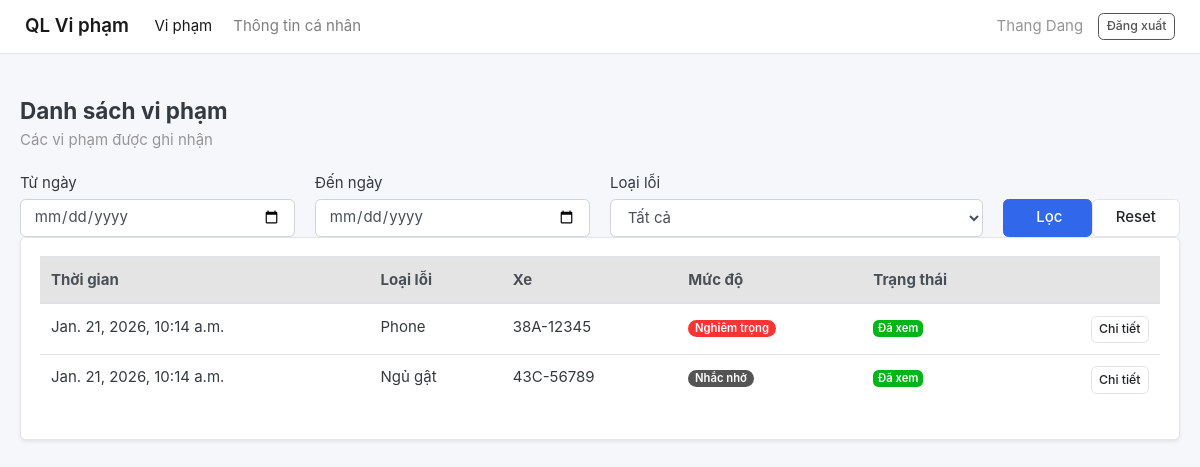
/violations/list/ (signed in), run on an earlier commit of the app's database.
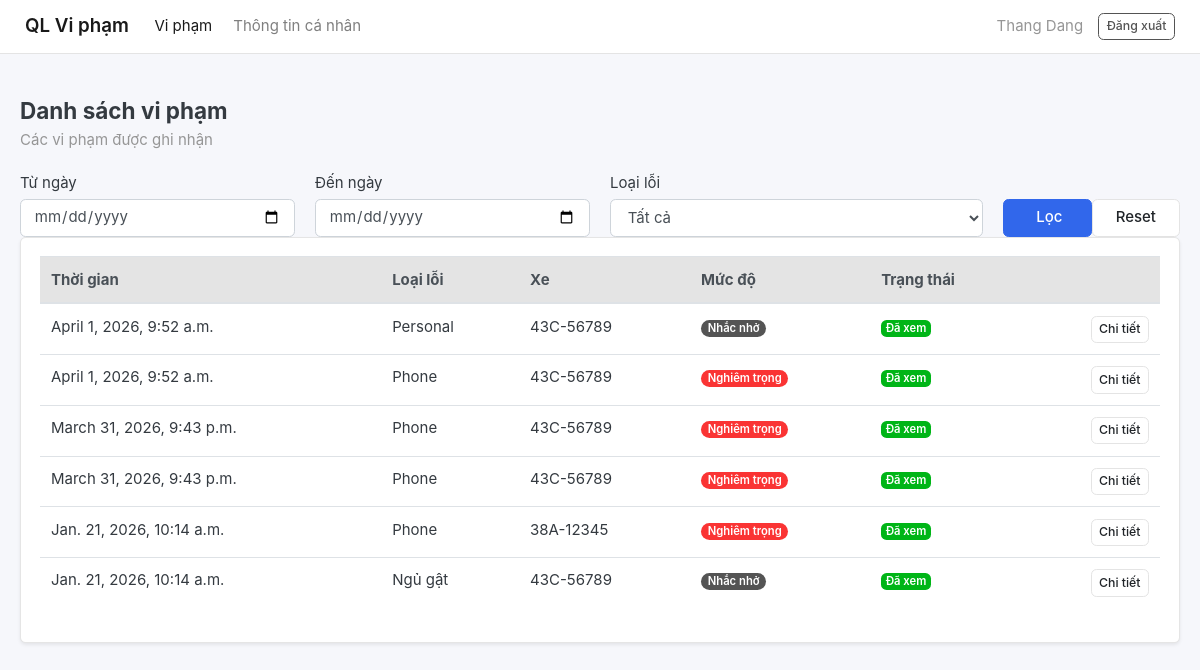
And on a later commit of the database.
### violations/models.py (models this page shows, shortened)
class Violation(models.Model):
    category = models.ForeignKey(Category, on_delete=models.CASCADE)
    reporter = models.ForeignKey(Account, on_delete=models.CASCADE)
    vehicle = models.ForeignKey(Vehicle, on_delete=models.CASCADE)
    title = models.CharField(max_length=200, default ="Violation Report")
    description = models.TextField()
    reported_at = models.DateTimeField(auto_now_add=True)
    image = models.ImageField(upload_to='violations/', null=True, blank=True)
    viewed = models.BooleanField(default=False)
    class Meta:
        verbose_name = "Violation"
        verbose_name_plural = "Violations"
        ordering = ['-reported_at']

### categories/models.py (models this page shows, shortened)
class Category(models.Model):
    name = models.CharField(max_length=100)
    description = models.TextField(blank=True, null=True)
    severality_level = models.IntegerField(default=1)
    is_active = models.BooleanField(default=True)
    created_at = models.DateTimeField(auto_now_add=True)
    class Meta:
        verbose_name = "Category"
        verbose_name_plural = "Categories"
        ordering = ['name']

### vehicles/models.py (models this page shows, shortened)
class Vehicle(models.Model):
    license_plate = models.CharField(max_length=20, unique=True)
    model = models.CharField(max_length=100)
    registration_date = models.DateField()

### violations/views.py (the view)
# urls.py: path('list/', views.violation_list, name='violation_list'),
@login_required
def violation_list(request):
    qs = Violation.objects.filter(reporter=request.user).select_related(
        "category", "vehicle", "reporter"
    ).order_by("-reported_at")
    from_date_str = request.GET.get("from_date", "").strip()
    to_date_str = request.GET.get("to_date", "").strip()
    selected_category = request.GET.get("category", "").strip()
    from_date = parse_date(from_date_str) if from_date_str else None
    to_date = parse_date(to_date_str) if to_date_str else None
    if from_date:
        qs = qs.filter(reported_at__date__gte=from_date)
    if to_date:
        qs = qs.filter(reported_at__date__lte=to_date)
    if selected_category:
        qs = qs.filter(category_id=selected_category)
    context = {
        "violations": qs,
        "links": Category.objects.all().order_by("name"),  # danh sách category cho dropdown
        "from_date": from_date_str,
        "to_date": to_date_str,
        "selected_category": selected_category,
    }
    return render(request, "violation_list.html", context)

### accounts/models.py (called while the page is built)
    def get_full_name(self):
        return f"{self.first_name} {self.last_name}"

### categories/context_processors.py (called while the page is built)
def menu_links(request):
    links = Category.objects.all()
    return dict(links=links)

### templates/violation_list.html (shortened to what this page needs)
{% extends "base.html" %} {% block content %}
<div class="container">
  <div class="page-header d-flex justify-content-between align-items-center">
    <div>
      <h4 class="mb-1">Danh sách vi phạm</h4>
      <div class="text-muted">Các vi phạm được ghi nhận</div>
    </div>
  </div>
  <form method="get" class="row g-3 align-items-end">
  <div class="col-md-3">
    <label class="form-label">Từ ngày</label>
    <input type="date" class="form-control" name="from_date" value="{{ from_date|default:'' }}">
  </div>
  <div class="col-md-3">
    <label class="form-label">Đến ngày</label>
    <input type="date" class="form-control" name="to_date" value="{{ to_date|default:'' }}">
  </div>
  <div class="col-md-4">
    <label class="form-label">Loại lỗi</label>
    <select class="form-control" name="category">
      <option value="">Tất cả</option>
    </select>
  </div>
  <div class="col-md-2 d-flex gap-2">
    <button class="btn btn-primary w-100" type="submit">
       Lọc
    </button>
    <a class="btn btn-light w-100" href="{% url 'violation_list' %}">
      Reset
    </a>
  </div>
</form>
  <div class="card shadow-sm">
    <div class="card-body">
      <table class="table table-hover">
        <thead class="thead-light">
          <tr>
            <th>Thời gian</th>
            <th>Loại lỗi</th>
            <th>Xe</th>
            <th>Mức độ</th>
            <th>Trạng thái</th>
            <th></th>
          </tr>
        </thead>
        <tbody>
          {% for violation in violations %}
          <tr>
            <td>{{ violation.reported_at }}</td>
            <td>{{violation.category.name}}</td>
            <td>{{ violation.vehicle.license_plate }}</td>
            <td>
              <span
                class="badge badge-pill {% if violation.category.severality_level == 2 %} badge-danger {% else %} badge-secondary {% endif %}"
              >
                {% if violation.category.severality_level == 2 %} Nghiêm trọng
                {% else %} Nhắc nhở {% endif %}
              </span>
            </td>
            <td>
              {% if violation.viewed %}
              <span class="badge badge-success">Đã xem</span>
              {% else %}
              <span class="badge badge-light border">Chưa xem</span>
              {% endif %}
            <td class="text-right">
              <a class="btn btn-light btn-sm" href="{% url 'violation_detail' violation.id %}">
  Chi tiết
</a>
            </td>
          </tr>
          {% endfor %}
        </tbody>
      </table>
    </div>
  </div>
</div>
{% endblock %}

What changed in the data, as far as the page shows it:
added Violation: reported_at "April 1, 2026, 9:52 a.m.", category.name "Personal", vehicle.license_plate "43C-56789", shows "Nhắc nhở", viewed "Đã xem"
added Violation: reported_at "April 1, 2026, 9:52 a.m.", category.name "Phone", vehicle.license_plate "43C-56789", shows "Nghiêm trọng", viewed "Đã xem"
added Violation: reported_at "March 31, 2026, 9:43 p.m.", category.name "Phone", vehicle.license_plate "43C-56789", shows "Nghiêm trọng", viewed "Đã xem"
added Violation: reported_at "March 31, 2026, 9:43 p.m.", category.name "Phone", vehicle.license_plate "43C-56789", shows "Nghiêm trọng", viewed "Đã xem"
